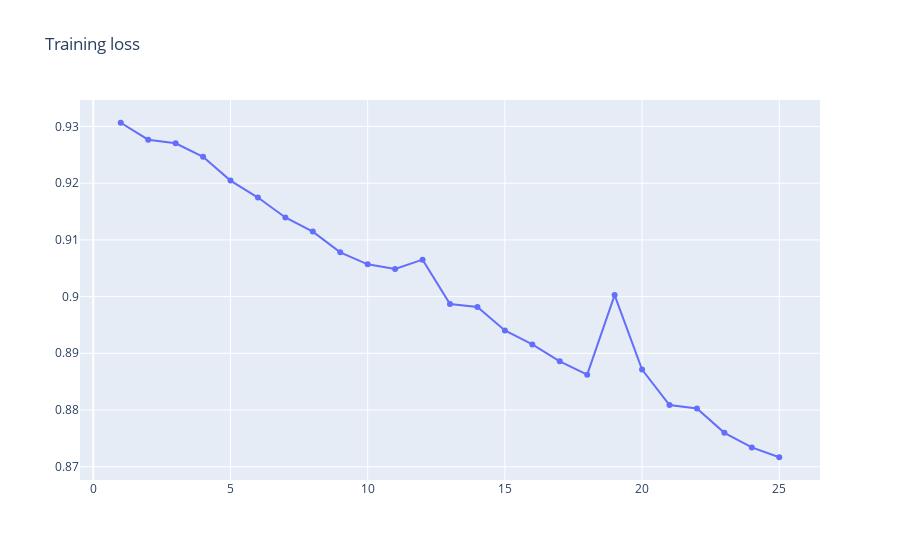

Source (notebook cell):
### Markdown cell above
### Visualize the model training

### Code cell
fig = go.Figure()

fig.add_trace(go.Scatter(x=np.arange(1,len(history.history['loss'])+1),
                        y=history.history['loss'],
                        mode='lines+markers',
                        name='Training loss'))

fig.update_layout(title_text="Training loss")

fig.show()

### Figure 1 — Plotly figure (JSON) as saved in the notebook; plotly's stock layout.template omitted (floating-point values rounded to 4 significant figures)
{"data": [{"mode": "lines+markers", "name": "Training loss", "type": "scatter", "x": [1, 2, 3, 4, 5, 6, 7, 8, 9, 10, 11, 12, 13, 14, 15, 16, 17, 18, 19, 20, 21, 22, 23, 24, 25], "y": [0.9307, 0.9277, 0.927, 0.9246, 0.9205, 0.9175, 0.914, 0.9115, 0.9078, 0.9057, 0.9049, 0.9065, 0.8987, 0.8982, 0.894, 0.8916, 0.8886, 0.8862, 0.9003, 0.8871, 0.8809, 0.8803, 0.876, 0.8734, 0.8717]}], "layout": {"title": {"text": "Training loss"}}}
